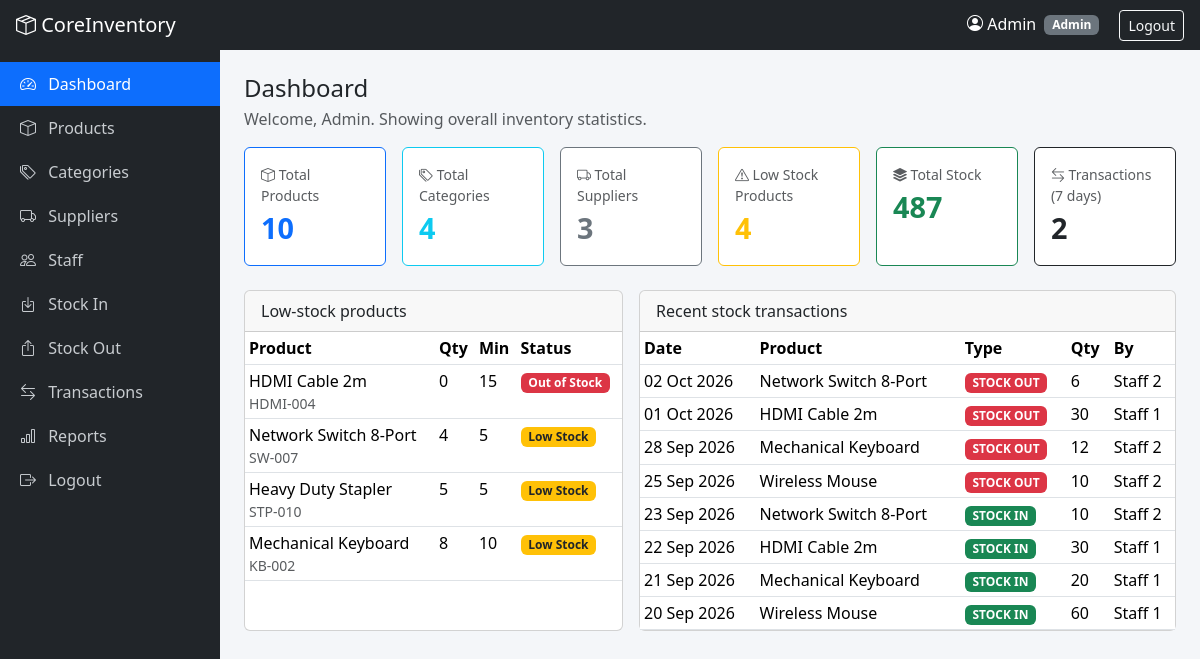
/dashboard.php (signed in), run on the app's committed database.
### tables this page shows
CREATE TABLE products (
  id INT AUTO_INCREMENT PRIMARY KEY,
  name VARCHAR(150) NOT NULL,
  sku VARCHAR(50) NOT NULL UNIQUE,
  category_id INT NOT NULL,
  supplier_id INT NOT NULL,
  price DECIMAL(10,2) NOT NULL,
  quantity INT NOT NULL DEFAULT 0,
  minimum_stock INT NOT NULL DEFAULT 5,
  description TEXT,
  status ENUM('active','inactive') NOT NULL DEFAULT 'active',
  created_at TIMESTAMP DEFAULT CURRENT_TIMESTAMP,
  updated_at TIMESTAMP DEFAULT CURRENT_TIMESTAMP ON UPDATE CURRENT_TIMESTAMP,
  FOREIGN KEY (category_id) REFERENCES categories(id),
  FOREIGN KEY (supplier_id) REFERENCES suppliers(id),
  CHECK (quantity >= 0)
);

CREATE TABLE stock_transactions (
  id INT AUTO_INCREMENT PRIMARY KEY,
  product_id INT NOT NULL,
  user_id INT NOT NULL,
  type ENUM('STOCK_IN','STOCK_OUT') NOT NULL,
  quantity INT NOT NULL,
  previous_quantity INT NOT NULL,
  new_quantity INT NOT NULL,
  reason VARCHAR(100),
  notes TEXT,
  created_at DATETIME DEFAULT CURRENT_TIMESTAMP,
  FOREIGN KEY (product_id) REFERENCES products(id),
  FOREIGN KEY (user_id) REFERENCES users(id)
);

CREATE TABLE users (
  id INT AUTO_INCREMENT PRIMARY KEY,
  name VARCHAR(100) NOT NULL,
  email VARCHAR(120) NOT NULL UNIQUE,
  phone VARCHAR(20),
  password VARCHAR(255) NOT NULL,                
  role ENUM('admin','staff') NOT NULL DEFAULT 'staff',
  status ENUM('active','inactive') NOT NULL DEFAULT 'active',
  created_at TIMESTAMP DEFAULT CURRENT_TIMESTAMP
);

### dashboard.php (the view, shortened to what this page needs)
<?php
require 'includes/db.php';
require 'includes/auth.php';
$admin = is_admin();
$uid = (int)$_SESSION['user_id'];
$totalProducts   = $pdo->query("SELECT COUNT(*) FROM products WHERE status='active'")->fetchColumn();
$totalCategories = $pdo->query("SELECT COUNT(*) FROM categories WHERE status='active'")->fetchColumn();
$totalSuppliers  = $pdo->query("SELECT COUNT(*) FROM suppliers WHERE status='active'")->fetchColumn();
$lowStock        = $pdo->query("SELECT COUNT(*) FROM products WHERE status='active' AND quantity <= minimum_stock")->fetchColumn();
$totalStock      = $pdo->query("SELECT COALESCE(SUM(quantity),0) FROM products WHERE status='active'")->fetchColumn();
$txFilter = $admin ? '' : 'WHERE t.user_id = ' . $uid;
$txCountSql = "SELECT COUNT(*) FROM stock_transactions t " . ($admin ? 'WHERE' : $txFilter . ' AND') . " t.created_at >= DATE_SUB(NOW(), INTERVAL 7 DAY)";
$recentCount = $pdo->query($txCountSql)->fetchColumn();
$lowList = $pdo->query("SELECT name, sku, quantity, minimum_stock FROM products
                        WHERE status='active' AND quantity <= minimum_stock ORDER BY quantity ASC LIMIT 8")->fetchAll();
$recent = $pdo->query("SELECT t.*, p.name AS product_name, u.name AS user_name
                       FROM stock_transactions t
                       JOIN products p ON p.id = t.product_id
                       JOIN users u ON u.id = t.user_id
                       $txFilter ORDER BY t.created_at DESC, t.id DESC LIMIT 8")->fetchAll();
$cards = [
    ['Total Products', $totalProducts, 'bi-box', 'primary'],
    ['Total Categories', $totalCategories, 'bi-tags', 'info'],
    ['Total Suppliers', $totalSuppliers, 'bi-truck', 'secondary'],
    ['Low Stock Products', $lowStock, 'bi-exclamation-triangle', 'warning'],
    ['Total Stock', $totalStock, 'bi-stack', 'success'],
    [$admin ? 'Transactions (7 days)' : 'My Transactions (7 days)', $recentCount, 'bi-arrow-left-right', 'dark'],
];
require 'includes/header.php';
?>
<h4 class="mb-1">Dashboard</h4>
<p class="text-muted">Welcome, <?= e($_SESSION['name']) ?>.
  <?= $admin ? 'Showing overall inventory statistics.' : 'Showing inventory and your own transactions.' ?></p>
<div class="row g-3 mb-4">
  <?php foreach ($cards as [$label, $value, $icon, $color]): ?>
    <div class="col-6 col-md-4 col-xl-2">
      <div class="card stat-card border-<?= $color ?> h-100">
        <div class="card-body">
          <div class="text-muted small"><i class="bi <?= $icon ?>"></i> <?= $label ?></div>
          <div class="stat-number text-<?= $color ?>"><?= (int)$value ?></div>
        </div>
      </div>
    </div>
  <?php endforeach; ?>
</div>
<div class="row g-3">
  <div class="col-lg-5">
    <div class="card h-100"><div class="card-header">Low-stock products</div>
      <div class="table-responsive"><table class="table table-sm mb-0">
        <thead><tr><th>Product</th><th>Qty</th><th>Min</th><th>Status</th></tr></thead>
        <tbody>
        <?php foreach ($lowList as $p): ?>
          <tr><td><?= e($p['name']) ?><div class="small text-muted"><?= e($p['sku']) ?></div></td>
              <td><?= (int)$p['quantity'] ?></td><td><?= (int)$p['minimum_stock'] ?></td>
              <td><?= stock_badge((int)$p['quantity'], (int)$p['minimum_stock']) ?></td></tr>
        <?php endforeach; ?>
        </tbody></table></div></div>
  </div>
  <div class="col-lg-7">
    <div class="card h-100"><div class="card-header">Recent stock transactions</div>
      <div class="table-responsive"><table class="table table-sm mb-0">
        <thead><tr><th>Date</th><th>Product</th><th>Type</th><th>Qty</th><th>By</th></tr></thead>
        <tbody>
        <?php foreach ($recent as $t): ?>
          <tr><td><?= e(date('d M Y', strtotime($t['created_at']))) ?></td><td><?= e($t['product_name']) ?></td>
              <td><?= type_badge($t['type']) ?></td><td><?= (int)$t['quantity'] ?></td><td><?= e($t['user_name']) ?></td></tr>
        <?php endforeach; ?>
        </tbody></table></div></div>
  </div>
</div>
<?php require 'includes/footer.php'; ?>

### includes/header.php (shortened to what this page needs)
<?php
require_once __DIR__ . '/auth.php';
?>
<!DOCTYPE html>
<html lang="en">
<head>
<link href="https://cdn.jsdelivr.net/npm/bootstrap@5.3.3/dist/css/bootstrap.min.css" rel="stylesheet">
<link href="https://cdn.jsdelivr.net/npm/bootstrap-icons@1.11.3/font/bootstrap-icons.css" rel="stylesheet">
<link href="assets/css/style.css" rel="stylesheet">
</head>
<body>
<nav class="navbar navbar-dark bg-dark px-3">
  <span class="navbar-brand mb-0 h1"><i class="bi bi-box-seam"></i> CoreInventory</span>
  <div class="text-white">
    <i class="bi bi-person-circle"></i> <?= e($_SESSION['name']) ?>
    <span class="badge bg-secondary ms-1"><?= e(ucfirst($_SESSION['role'])) ?></span>
    <a href="logout.php" class="btn btn-outline-light btn-sm ms-3">Logout</a>
  </div>
</nav>
<div class="app-wrap">
  <?php require __DIR__ . '/sidebar.php'; ?>
  <main class="content">

### includes/sidebar.php
<?php
$menu = [
    ['dashboard.php',    'Dashboard',    'bi-speedometer2',      ['admin', 'staff']],
    ['products.php',     'Products',     'bi-box',               ['admin', 'staff']],
    ['categories.php',   'Categories',   'bi-tags',              ['admin']],
    ['suppliers.php',    'Suppliers',    'bi-truck',             ['admin', 'staff']],
    ['staff.php',        'Staff',        'bi-people',            ['admin']],
    ['stock-in.php',     'Stock In',     'bi-box-arrow-in-down', ['admin', 'staff']],
    ['stock-out.php',    'Stock Out',    'bi-box-arrow-up',      ['admin', 'staff']],
    ['transactions.php', 'Transactions', 'bi-arrow-left-right',  ['admin', 'staff']],
    ['reports.php',      'Reports',      'bi-bar-chart',         ['admin']],
];
$current = basename($_SERVER['PHP_SELF']);
?>
<aside class="sidebar">
  <ul class="nav flex-column">
    <?php foreach ($menu as [$file, $label, $icon, $roles]): ?>
      <?php if (in_array($_SESSION['role'], $roles)): ?>
        <li class="nav-item">
          <a class="nav-link <?= $current === $file ? 'active' : '' ?>" href="<?= $file ?>">
            <i class="bi <?= $icon ?>"></i> <?= $label ?></a>
        </li>
      <?php endif; ?>
    <?php endforeach; ?>
    <li class="nav-item"><a class="nav-link" href="logout.php"><i class="bi bi-box-arrow-right"></i> Logout</a></li>
  </ul>
</aside>

### includes/auth.php (shortened to what this page needs)
<?php
function e($value): string { return htmlspecialchars((string)$value, ENT_QUOTES, 'UTF-8'); }
function is_admin(): bool { return ($_SESSION['role'] ?? '') === 'admin'; }
function stock_label(int $qty, int $min): string {
    if ($qty === 0) return 'Out of Stock';
    if ($qty <= $min) return 'Low Stock';
    return 'In Stock';
}
function stock_badge(int $qty, int $min): string {
    $label = stock_label($qty, $min);
    $class = ['Out of Stock' => 'bg-danger', 'Low Stock' => 'bg-warning text-dark', 'In Stock' => 'bg-success'][$label];
    return '<span class="badge ' . $class . '">' . $label . '</span>';
}
function type_badge(string $type): string {
    return $type === 'STOCK_IN' ? '<span class="badge bg-success">STOCK IN</span>'
                                : '<span class="badge bg-danger">STOCK OUT</span>';
}

### includes/footer.php (shortened to what this page needs)
  </main>
</div>
</body>
</html>

### assets/css/style.css (style rules this page uses)
body { background: #f4f6f9; }
.app-wrap { display: flex; min-height: calc(100vh - 56px); }
.sidebar { width: 220px; background: #212529; flex-shrink: 0; padding-top: 12px; }
.sidebar .nav-link { color: #c8ccd0; padding: 10px 20px; }
.sidebar .nav-link i { margin-right: 8px; }
.sidebar .nav-link.active { background: #0d6efd; color: #fff; }
.content { flex-grow: 1; padding: 24px; min-width: 0; }
.stat-card .stat-number { font-size: 1.8rem; font-weight: 600; }

### data on the page
products: name "HDMI Cable 2m", sku "HDMI-004", quantity "0", minimum_stock "15", label "Out of Stock"
products: name "Network Switch 8-Port", sku "SW-007", quantity "4", minimum_stock "5", label "Low Stock"
products: name "Heavy Duty Stapler", sku "STP-010", quantity "5", minimum_stock "5", label "Low Stock"
products: name "Mechanical Keyboard", sku "KB-002", quantity "8", minimum_stock "10", label "Low Stock"
stock_transactions: created_at "02 Oct 2026", product.name "Network Switch 8-Port", type "STOCK OUT", quantity "6", user.name "Staff 2"
stock_transactions: created_at "01 Oct 2026", product.name "HDMI Cable 2m", type "STOCK OUT", quantity "30", user.name "Staff 1"
stock_transactions: created_at "28 Sep 2026", product.name "Mechanical Keyboard", type "STOCK OUT", quantity "12", user.name "Staff 2"
stock_transactions: created_at "25 Sep 2026", product.name "Wireless Mouse", type "STOCK OUT", quantity "10", user.name "Staff 2"
stock_transactions: created_at "23 Sep 2026", product.name "Network Switch 8-Port", type "STOCK IN", quantity "10", user.name "Staff 2"
stock_transactions: created_at "22 Sep 2026", product.name "HDMI Cable 2m", type "STOCK IN", quantity "30", user.name "Staff 1"
stock_transactions: created_at "21 Sep 2026", product.name "Mechanical Keyboard", type "STOCK IN", quantity "20", user.name "Staff 1"
stock_transactions: created_at "20 Sep 2026", product.name "Wireless Mouse", type "STOCK IN", quantity "60", user.name "Staff 1"

### other printed values
$_SESSION['name'] "Admin"
$_SESSION['role'] "Admin"
$label "Dashboard"
$label "Products"
$label "Categories"
$label "Suppliers"
$label "Staff"
$label "Stock In"
$label "Stock Out"
$label "Transactions"
$label "Reports"
$label "Total Products"
$value "10"
$label "Total Categories"
$value "4"
